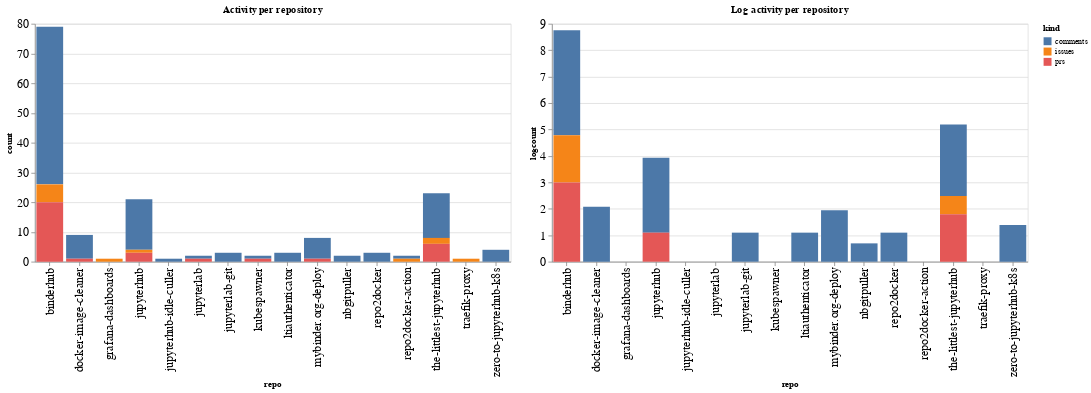

Here is the notebook cell this chart was saved with:
### Code cell
ch1 = alt.Chart(repo_summaries, width=600, title="Activity per repository").mark_bar().encode(
    x='repo',
    y='count',
    color='kind',
    tooltip="kind"
)

ch2 = alt.Chart(repo_summaries, width=600, title="Log activity per repository").mark_bar().encode(
    x='repo',
    y='logcount',
    color='kind',
    tooltip="kind"
)

ch1 | ch2

### Figure 1 — Vega-Lite specification as saved in the notebook (floating-point values rounded to 4 significant figures)
{"config": {"axisLeft": {"labelFontSize": 15}, "axisBottom": {"labelFontSize": 15}}, "hconcat": [{"mark": "bar", "encoding": {"color": {"type": "nominal", "field": "kind"}, "tooltip": {"type": "nominal", "field": "kind"}, "x": {"type": "nominal", "field": "repo"}, "y": {"type": "quantitative", "field": "count"}}, "title": "Activity per repository", "width": 600}, {"mark": "bar", "encoding": {"color": {"type": "nominal", "field": "kind"}, "tooltip": {"type": "nominal", "field": "kind"}, "x": {"type": "nominal", "field": "repo"}, "y": {"type": "quantitative", "field": "logcount"}}, "title": "Log activity per repository", "width": 600}], "data": {"name": "data-27f1384af8b57ae72c1b161af950bfa9"}, "$schema": "https://vega.github.io/schema/vega-lite/v4.8.1.json", "datasets": {"data-27f1384af8b57ae72c1b161af950bfa9": [{"repo": "binderhub", "kind": "comments", "count": 53, "logcount": 3.97}, {"repo": "binderhub", "kind": "issues", "count": 6, "logcount": 1.792}, {"repo": "binderhub", "kind": "prs", "count": 20, "logcount": 2.996}, {"repo": "docker-image-cleaner", "kind": "comments", "count": 8, "logcount": 2.079}, {"repo": "docker-image-cleaner", "kind": "prs", "count": 1, "logcount": 0.0}, {"repo": "grafana-dashboards", "kind": "issues", "count": 1, "logcount": 0.0}, {"repo": "jupyterhub", "kind": "comments", "count": 17, "logcount": 2.833}, {"repo": "jupyterhub", "kind": "issues", "count": 1, "logcount": 0.0}, {"repo": "jupyterhub", "kind": "prs", "count": 3, "logcount": 1.099}, {"repo": "jupyterhub-idle-culler", "kind": "comments", "count": 1, "logcount": 0.0}, {"repo": "jupyterlab", "kind": "comments", "count": 1, "logcount": 0.0}, {"repo": "jupyterlab", "kind": "prs", "count": 1, "logcount": 0.0}, {"repo": "jupyterlab-git", "kind": "comments", "count": 3, "logcount": 1.099}, {"repo": "kubespawner", "kind": "comments", "count": 1, "logcount": 0.0}, {"repo": "kubespawner", "kind": "prs", "count": 1, "logcount": 0.0}, {"repo": "ltiauthenticator", "kind": "comments", "count": 3, "logcount": 1.099}, {"repo": "mybinder.org-deploy", "kind": "comments", "count": 7, "logcount": 1.946}, {"repo": "mybinder.org-deploy", "kind": "prs", "count": 1, "logcount": 0.0}, {"repo": "nbgitpuller", "kind": "comments", "count": 2, "logcount": 0.6931}, {"repo": "repo2docker", "kind": "comments", "count": 3, "logcount": 1.099}, {"repo": "repo2docker-action", "kind": "comments", "count": 1, "logcount": 0.0}, {"repo": "repo2docker-action", "kind": "issues", "count": 1, "logcount": 0.0}, {"repo": "the-littlest-jupyterhub", "kind": "comments", "count": 15, "logcount": 2.708}, {"repo": "the-littlest-jupyterhub", "kind": "issues", "count": 2, "logcount": 0.6931}, {"repo": "the-littlest-jupyterhub", "kind": "prs", "count": 6, "logcount": 1.792}, {"repo": "traefik-proxy", "kind": "issues", "count": 1, "logcount": 0.0}, {"repo": "zero-to-jupyterhub-k8s", "kind": "comments", "count": 4, "logcount": 1.386}]}}
